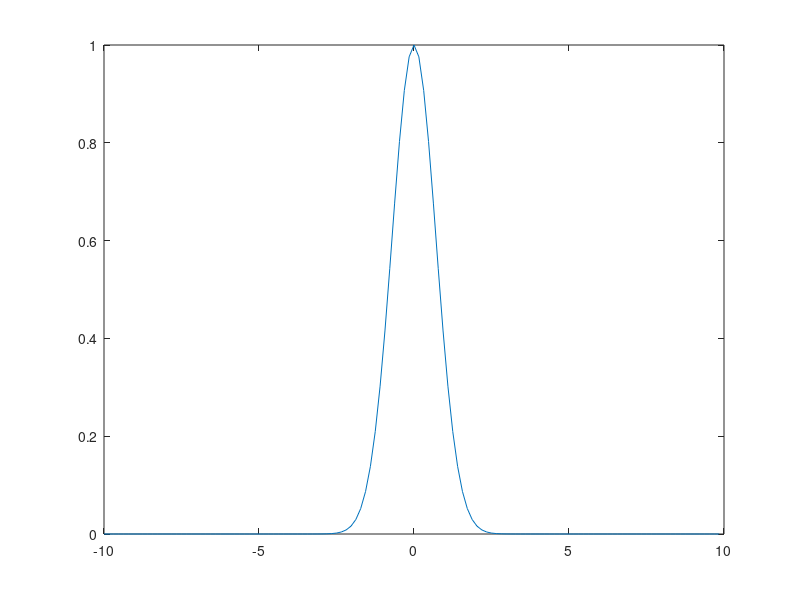
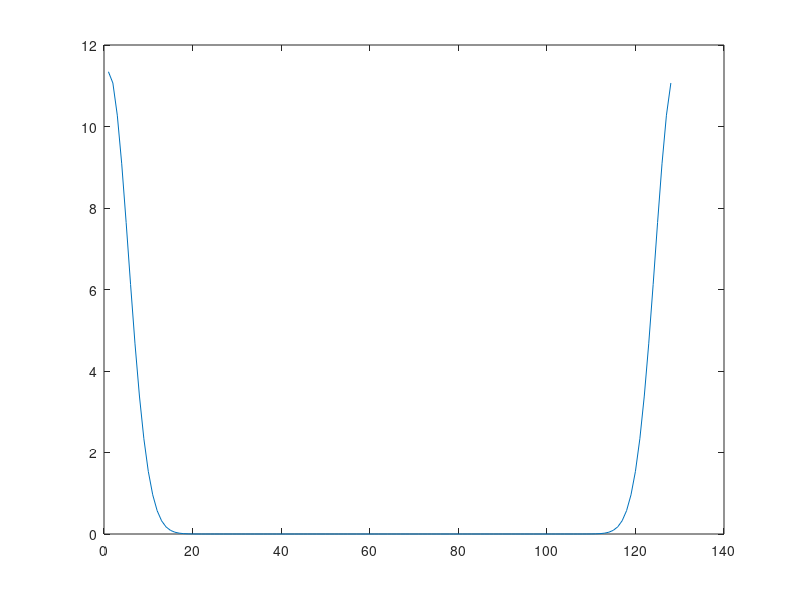
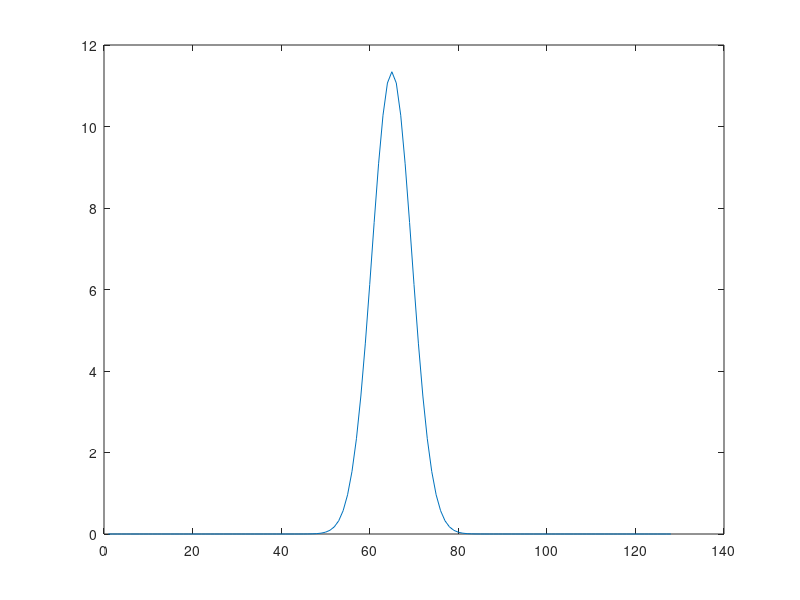

Recreate these plots in MATLAB, in order.
clear all; close all; % close all variables and figures

L=20; %define the computational domain [-L/2,L/2]
n=128; % define the number of Fourier modes 2^n

x2=linspace(-L/2,L/2,n+1) %define the domain discretization
x=x2(1:n); %consider only the first n points; periodicity

u=exp(-x.*x); %function to take a derivative of
ut=fft(u); %FFT the function
utshift=fftshift(ut); % shift FFT

figure(1), plot(x,u) %plot initial guassian
figure(2), plot(abs(ut)) % plot unshifted transform
figure(3), plot(abs(utshift)) %plot shifted transform